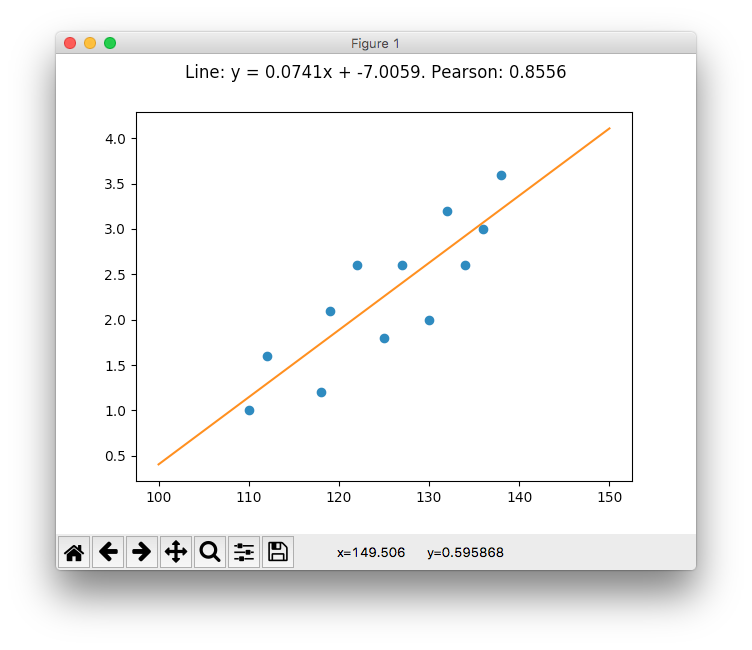

Generate this figure with Python:
# =========================================================
# =============     LINEAL REGRESSION    ==================
# =========================================================
from matplotlib import pyplot
from numpy import linspace
from math import sqrt
import json

Data = json.load(open('LinearRegression.json'))

y = Data['VerticalAxis']
x = Data['HorizontalAxis']
n = len(x)

SumOfSumOfXiSumOfYi, SumOfXi, SumOfYi, SumOfXi2, SumOfYi2 = 0, 0, 0, 0, 0

for i in range(n):
    SumOfSumOfXiSumOfYi += x[i] * y[i]
    SumOfXi   += x[i]
    SumOfYi   += y[i]
    SumOfXi2  += x[i] * x[i]
    SumOfYi2  += y[i] * y[i]


m = (n * SumOfSumOfXiSumOfYi - SumOfXi * SumOfYi) / (n * SumOfXi2 - SumOfXi * SumOfXi)
b = (SumOfXi2 * SumOfYi - SumOfXi * SumOfSumOfXiSumOfYi) / (n * SumOfXi2 - SumOfXi * SumOfXi)
p = (SumOfSumOfXiSumOfYi - SumOfXi * SumOfYi / n)                                               \
    /sqrt((SumOfXi2 - SumOfXi * SumOfXi / n) * (SumOfYi2 - SumOfYi * SumOfYi / n))

Result = f"Line: y = {round(m, 4)}x + {round(b, 4)}. Pearson: {round(p, 4)}"

space = linspace(100, 150, 1000)
pyplot.plot(x, y, 'o')
pyplot.plot(space, m * space + b)
pyplot.suptitle(Result)
pyplot.show()
